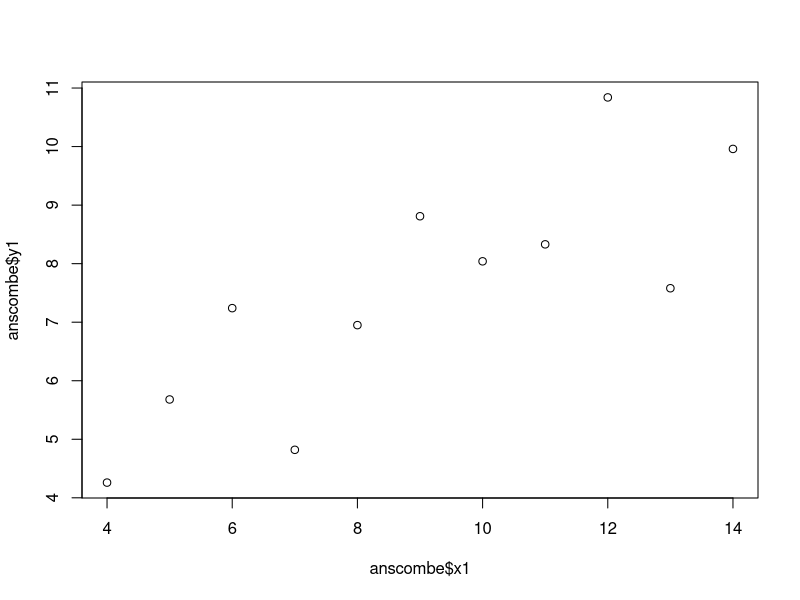
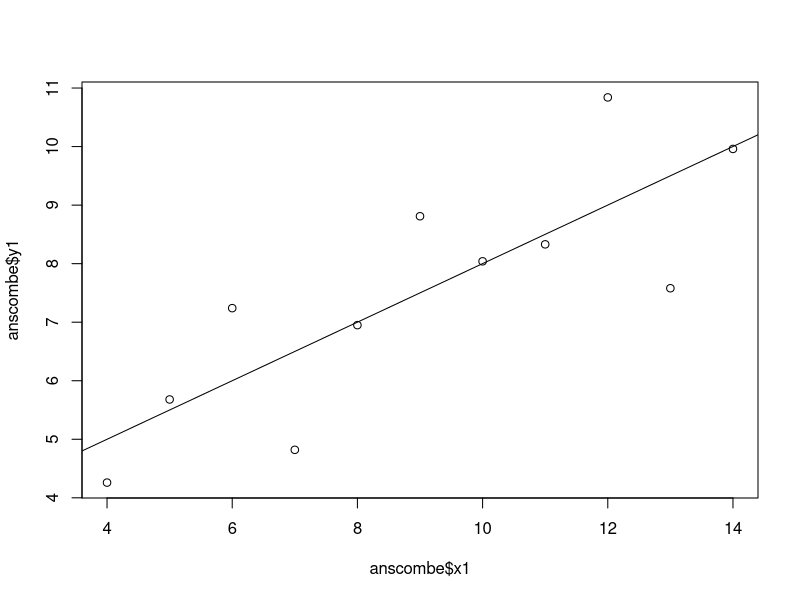
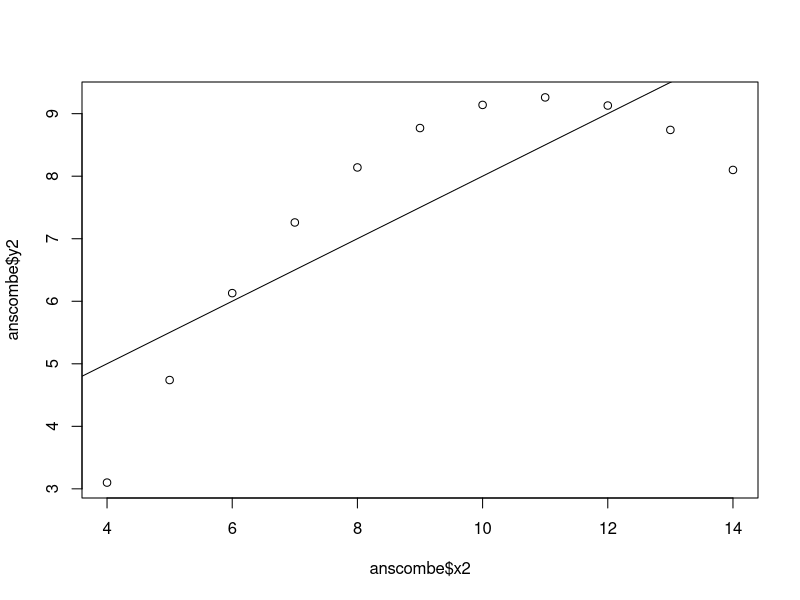
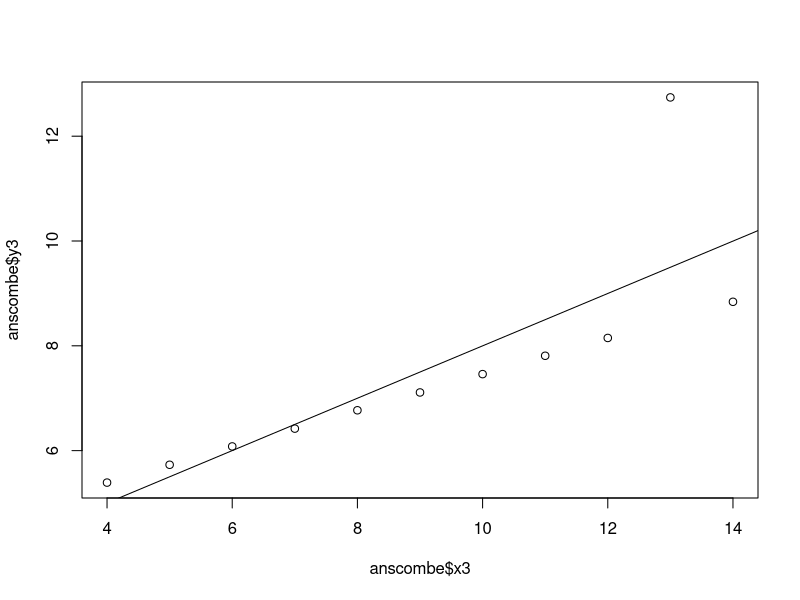
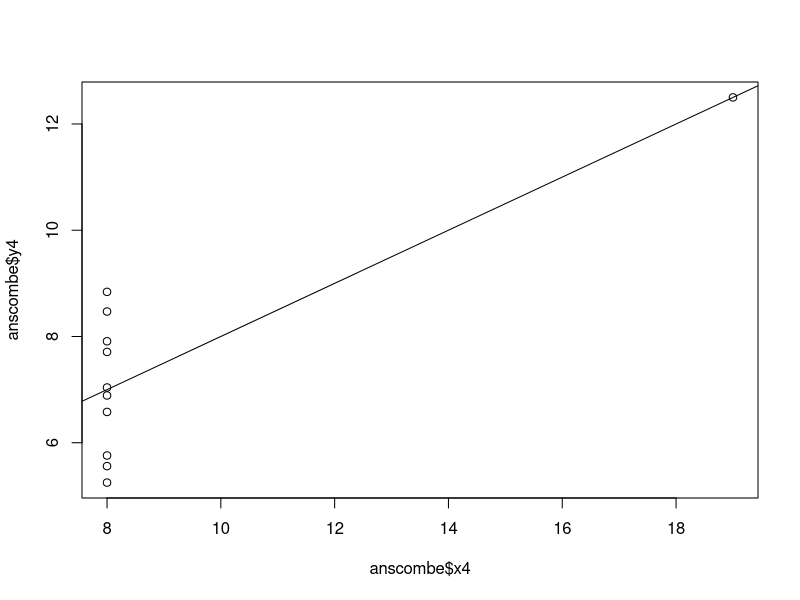
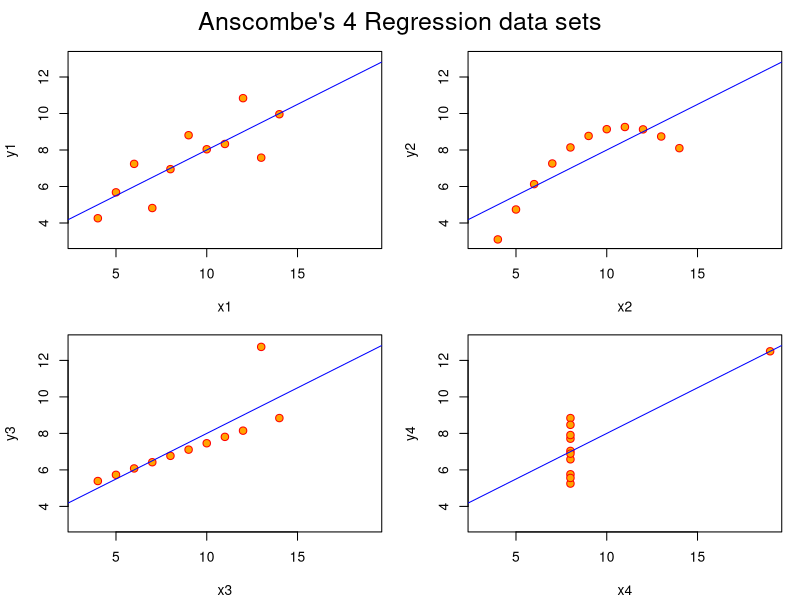
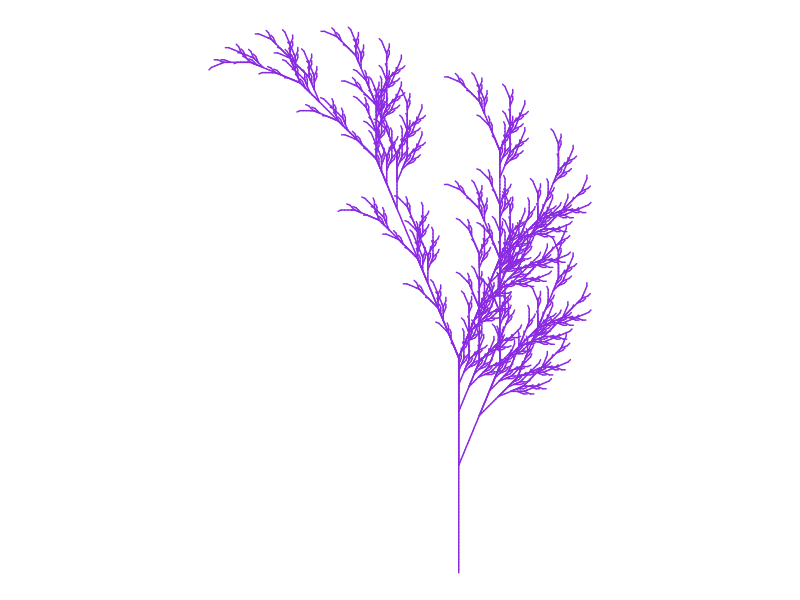

The R script that drew these images, in order:
## ---- chunk 1

## ---- chunk 2

## Anscombe (1973) Quartlet

data(anscombe)  # Load Anscombe's data
#View(anscombe) # View the data
summary(anscombe)

## Simple version
plot(anscombe$x1,anscombe$y1)
summary(anscombe)

# Create four model objects
lm1 <- lm(y1 ~ x1, data=anscombe)
summary(lm1)
lm2 <- lm(y2 ~ x2, data=anscombe)
summary(lm2)
lm3 <- lm(y3 ~ x3, data=anscombe)
summary(lm3)
lm4 <- lm(y4 ~ x4, data=anscombe)
summary(lm4)
plot(anscombe$x1,anscombe$y1)
abline(coefficients(lm1))
plot(anscombe$x2,anscombe$y2)
abline(coefficients(lm2))
plot(anscombe$x3,anscombe$y3)
abline(coefficients(lm3))
plot(anscombe$x4,anscombe$y4)
abline(coefficients(lm4))


## Fancy version (per help file)

ff <- y ~ x
mods <- setNames(as.list(1:4), paste0("lm", 1:4))

# Plot using for loop
for(i in 1:4) {
  ff[2:3] <- lapply(paste0(c("y","x"), i), as.name)
  ## or   ff[[2]] <- as.name(paste0("y", i))
  ##      ff[[3]] <- as.name(paste0("x", i))
  mods[[i]] <- lmi <- lm(ff, data = anscombe)
  print(anova(lmi))
}

sapply(mods, coef)  # Note the use of this function
lapply(mods, function(fm) coef(summary(fm)))

# Preparing for the plots
op <- par(mfrow = c(2, 2), mar = 0.1+c(4,4,1,1), oma =  c(0, 0, 2, 0))

# Plot charts using for loop
for(i in 1:4) {
  ff[2:3] <- lapply(paste0(c("y","x"), i), as.name)
  plot(ff, data = anscombe, col = "red", pch = 21, bg = "orange", cex = 1.2,
       xlim = c(3, 19), ylim = c(3, 13))
  abline(mods[[i]], col = "blue")
}
mtext("Anscombe's 4 Regression data sets", outer = TRUE, cex = 1.5)
par(op)

## ---- chunk 3

# Title Fall color
# Credit: https://fronkonstin.com

# Install packages

#install.packages("gsubfn")
#install.packages("tidyverse")
library(gsubfn)
library(tidyverse)

# Define elements in plant art
# Each image corresponds to a different axiom, rules, angle and depth

# Leaf of Fall

axiom="X"
rules=list("X"="F-[[X]+X]+F[+FX]-X", "F"="FF")
angle=22.5
depth=6


for (i in 1:depth) axiom=gsubfn(".", rules, axiom)

actions=str_extract_all(axiom, "\\d*\\+|\\d*\\-|F|L|R|\\[|\\]|\\|") %>% unlist

status=data.frame(x=numeric(0), y=numeric(0), alfa=numeric(0))
points=data.frame(x1 = 0, y1 = 0, x2 = NA, y2 = NA, alfa=90, depth=1)


# Generating data
# Note: may take a minute or two

for (action in actions)
{
  if (action=="F")
  {
    x=points[1, "x1"]+cos(points[1, "alfa"]*(pi/180))
    y=points[1, "y1"]+sin(points[1, "alfa"]*(pi/180))
    points[1,"x2"]=x
    points[1,"y2"]=y
    data.frame(x1 = x, y1 = y, x2 = NA, y2 = NA,
               alfa=points[1, "alfa"],
               depth=points[1,"depth"]) %>% rbind(points)->points
  }
  if (action %in% c("+", "-")){
    alfa=points[1, "alfa"]
    points[1, "alfa"]=eval(parse(text=paste0("alfa",action, angle)))
  }
  if(action=="["){
    data.frame(x=points[1, "x1"], y=points[1, "y1"], alfa=points[1, "alfa"]) %>%
      rbind(status) -> status
    points[1, "depth"]=points[1, "depth"]+1
  }

  if(action=="]"){
    depth=points[1, "depth"]
    points[-1,]->points
    data.frame(x1=status[1, "x"], y1=status[1, "y"], x2=NA, y2=NA,
               alfa=status[1, "alfa"],
               depth=depth-1) %>%
      rbind(points) -> points
    status[-1,]->status
  }
}

ggplot() +
  geom_segment(aes(x = x1, y = y1, xend = x2, yend = y2),
               lineend = "round",
               color="blueviolet", # Set your own Fall color?
               data=na.omit(points)) +
  coord_fixed(ratio = 1) +
  theme_void() # No grid nor axes



## ---- chunk 4


# This chart can be obtained from the website https://www.tylervigen.com/spurious-correlations.

# It is an example of spurious correlation. It is a line chart with 2 y-axis.
# Data on the x-axis represents the bedsheet tanglings for that particular year.
# Data on the left y-axis is the year round data of the total amount of pounds of 
# cheese consumption. The number on the right y-axis is the number of deaths.
# Data on x-axis is from the year 2000-2009. Cheese consumption is red in color. 
# Bedsheet Tanglings is black in color. Highest deaths happened in the Year 2009. 
# Highest Cheese Consumption happened in # the Year 2008 and it was north of 33lbs
# It's quite evident that cheese  consumption has one-to-one relation with the 
# deaths happened by bedsheet tangling. So next time when you are munching on 
# cheese, keep this trivia in mind.
